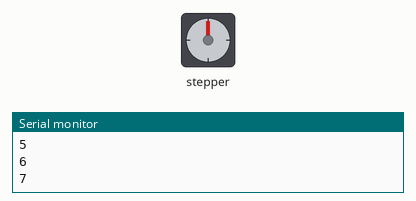
A sketch run on a simulated Arduino Uno, built with avr-gcc and run on an emulated ATmega328P. Shown: stepper motor, the last lines printed to the serial monitor. Wiring (inferred from the names in the program): stepper motor driver (200 steps per turn assumed): step pin 9; direction pin 8; enable pin 13. At 10.0 s the program stops and its outputs stay as they are.

Above: at 0.15 s.
At 1.35 s:
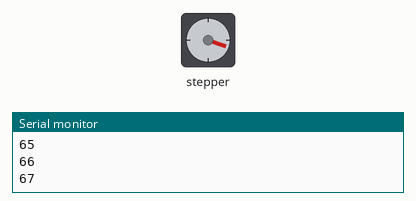
At 2.56 s:
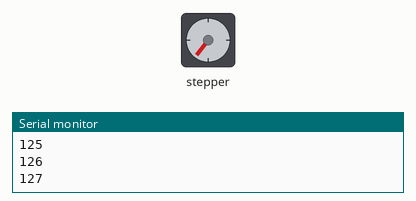
At 5.0 s:
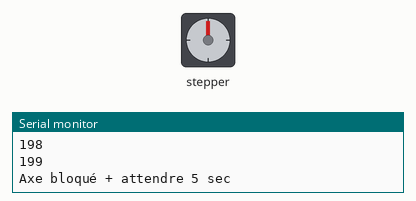
Timing chart, 0 to 6.5 s (numbered marks = the images above):
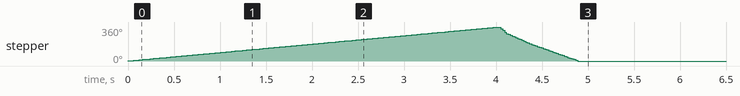

Measured:
- by itself, stepper: turns 360° clockwise in 4.0 s, then 360° counter-clockwise in 0.84 s

The sketch:

stepmotor.ino
```cpp
// (licence header left out)
#define pinEnable 13 // Activation du driver/pilote
#define pinStep    9 // Signal de PAS (avancement)
#define pinDir     8 // Direction


void setup(){
  Serial.begin(9600);
  Serial.println("Test A4988");

  pinMode( pinEnable, OUTPUT );
  pinMode( pinDir   , OUTPUT );
  pinMode( pinStep  , OUTPUT );
}

void loop(){
  int i = 0;

  digitalWrite( pinDir   , HIGH); // Direction avant
  digitalWrite( pinStep  , LOW);  // LOW Initialisation de la broche step

  // Avance de 200 pas
  for( i=0; i<200; i++){
    Serial.println( i );
    digitalWrite( pinStep, HIGH );
    delay( 10 );
    digitalWrite( pinStep, LOW );
    delay( 10 );
  }

  // Changer de direction
  digitalWrite( pinDir   , LOW); // Direction avant

  // Refaire 200 pas dans l'autre sens
  for( i=0; i<200; i++){
    Serial.println( i );
    digitalWrite( pinStep, HIGH );
    delay( 1 );
    digitalWrite( pinStep, LOW );
    delay( 1 );
  }

  // Pas de step et pas d'ordre...
  //   l'axe du moteur est donc bloqué
  Serial.println("Axe bloqué + attendre 5 sec");
  delay( 5000 );

  // déblocage de l'axe moteur
  Serial.println("Deblocage axe");
  digitalWrite( pinEnable, HIGH ); // logique inversée

  // Fin et blocage du programme
  // Presser reset pour recommander
  Serial.println("Fin de programme");
  while(true);
}
```
